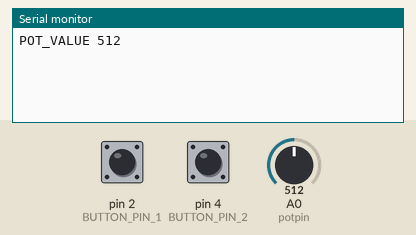
Bench run of a sketch on a simulated Arduino Uno, built with avr-gcc and run on an emulated ATmega328P. Parts: the last lines printed to the serial monitor. Inputs (shaded band) come from the test bench; at power-on: pin 2 (BUTTON_PIN_1) HIGH, A0 (potpin) = 512, pin 4 (BUTTON_PIN_2) HIGH.

Above: at 1.2 s.
1.3 s: pin 2 (BUTTON_PIN_1) pulled LOW for 0.15 s
At 2.1 s:
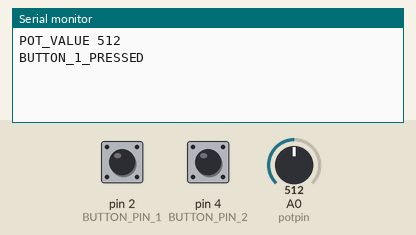
2.9 s: A0 (potpin) set to 716
At 3.4 s:
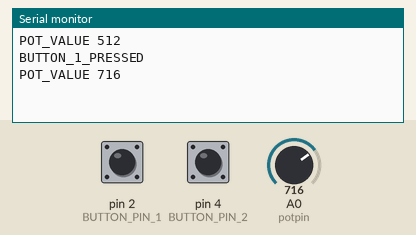
4.4 s: pin 4 (BUTTON_PIN_2) pulled LOW for 0.15 s
At 5.6 s:
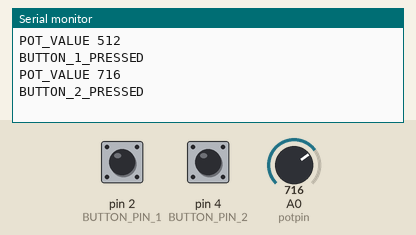
6.0 s: A0 (potpin) set to 900
At 6.9 s:
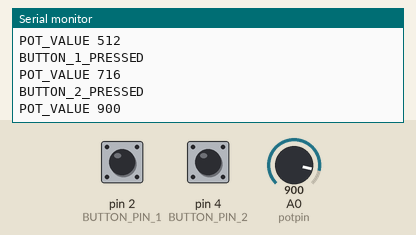

Measured:
- after the input at 1.3 s, the serial monitor: prints a new line at once (image 1)
- after the input at 2.9 s, the serial monitor: prints a new line at once (image 2)
- after the input at 4.4 s, the serial monitor: prints a new line at once (image 3)
- after the input at 6.0 s, the serial monitor: prints a new line at once (image 4)

The sketch:

arduino_controller.ino
```cpp
#define BUTTON_PIN_1 2
#define BUTTON_PIN_2 4

int potpin = 0;
int val;

void setup() {
  Serial.begin(9600);
  pinMode(BUTTON_PIN_1, INPUT_PULLUP);
  pinMode(BUTTON_PIN_2, INPUT_PULLUP);
}

void loop() {
  if (digitalRead(BUTTON_PIN_1) == LOW) {
    Serial.println("BUTTON_1_PRESSED");
    delay(750);
  }


  if (digitalRead(BUTTON_PIN_2) == LOW) {
    Serial.println("BUTTON_2_PRESSED");
    delay(750);
  }

  if (val != analogRead(potpin)){
      val = analogRead(potpin);
      String potvalPrint = "POT_VALUE ";
      potvalPrint.concat(val);
      Serial.println(potvalPrint);
      delay(100);
  }
}
```
